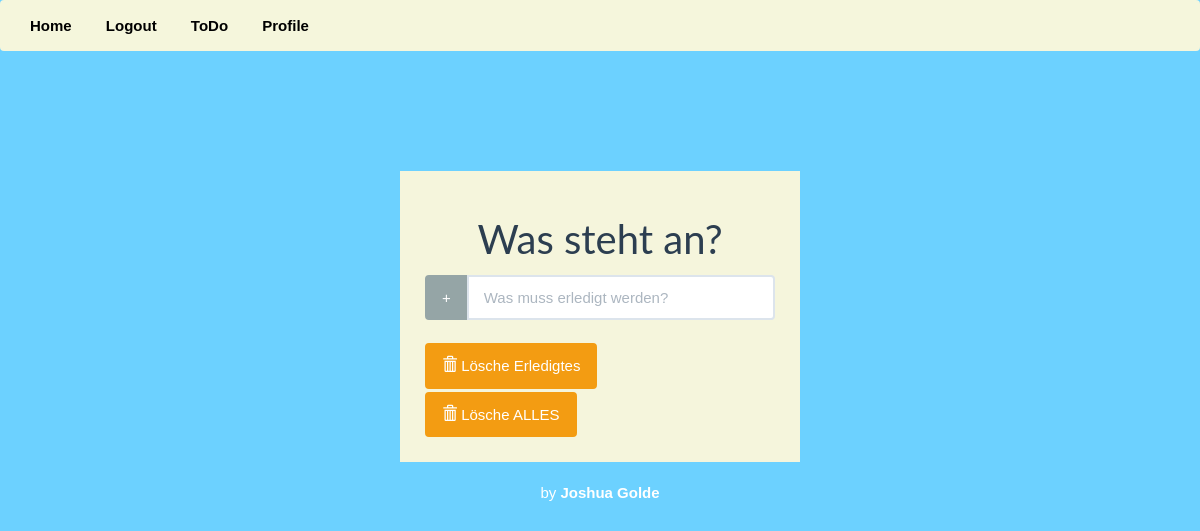
The page /todo/ (signed in) on the database as committed earlier.
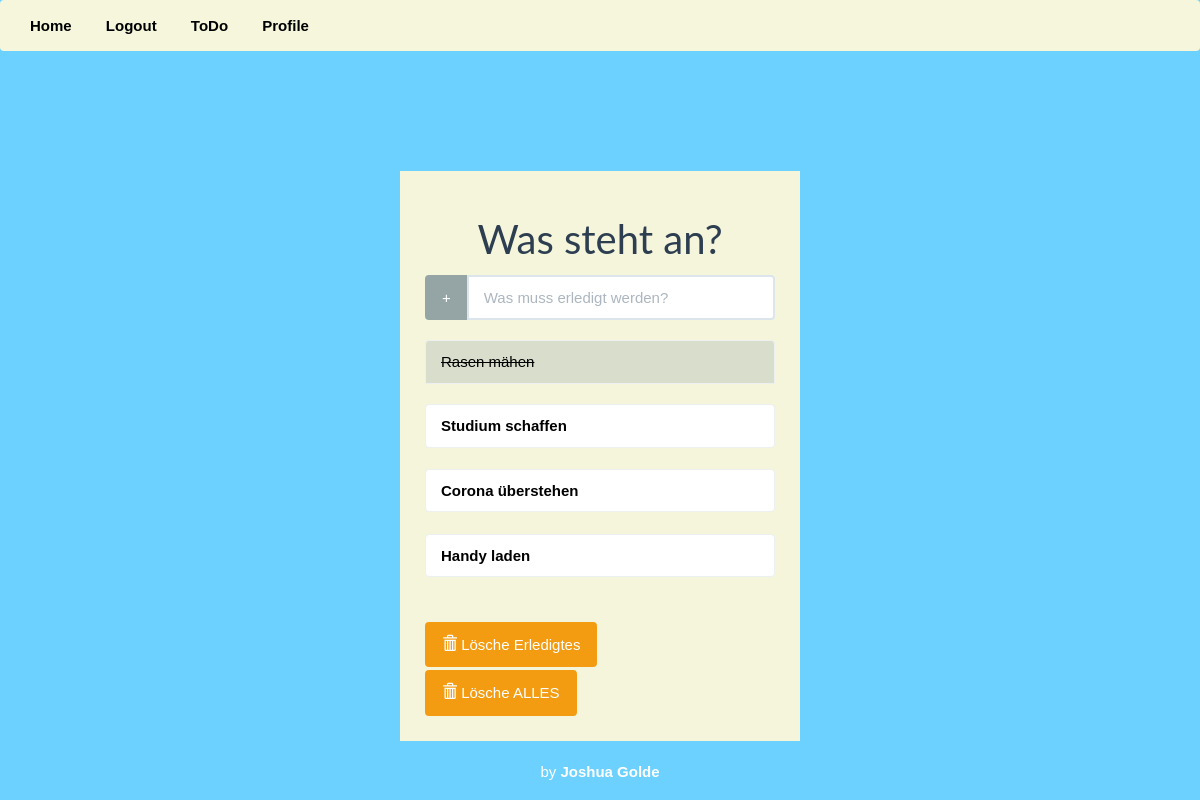
The same page on the database as committed later.
### todo/models.py (models this page shows, shortened)
class Todo(models.Model):
    text = models.CharField(max_length=60)
    complete = models.BooleanField(default=False)

### todo/views.py (the view)
# urls.py: path('', include('todo.urls')),
@login_required
def todo(request):
    todo_list = Todo.objects.order_by('id')
    form = TodoForm()
    context = {'todo_list' : todo_list, 'form' : form}
    return render(request, 'todo/todo.html', context)

### todo/forms.py
class TodoForm(forms.Form):
    text = forms.CharField(max_length=60,
        widget=forms.TextInput(
            attrs={'class' : 'form-control', 'placeholder' : 'Was muss erledigt werden?', 'aria-label' : 'Todo', 'aria-describedby' : 'add-btn'}))

### todo/templates/todo/todo.html (shortened to what this page needs)
{% load static %}
<!DOCTYPE html>
<html lang="de">
	<head>
		<link rel="stylesheet" href="{% static 'todo/bs/css/flatly.min.css' %}" />
		<link rel="stylesheet" href="{% static 'todo/styles.css' %}" />
	</head>
	<body>
		<div class ="navbar">
			<a class="nav-item nav-link" href="{% url 'welcome'%}">Home</a>
			{% if user.is_authenticated %}
				<a class="nav-item nav-link" href="{% url 'logout'%}">Logout</a>
				<a class="nav-item nav-link" href="{% url 'todo'%}">ToDo</a>
				<a class="nav-item nav-link" href="{% url 'profile'%}">Profile</a>
			{% else %}
				<a class="nav-item nav-link" href="{% url 'login'%}">Login</a>
				<a class="nav-item nav-link" href="{% url 'signup'%}">Sign up</a>
			{% endif %}
		</div>
		<div class="container-fluid" id="wrapper">
			<div class="row">
				<div class="col-lg-4 col-lg-offset-4" id="content">
					<h2>Was steht an?</h2>
					<form action="{% url 'add' %}" method="POST" role="form">
						<div class="form-group">
							<div class="input-group">
							  <span class="input-group-btn">
								  <button type="submit" class="btn btn-default" id="add-btn">+</button>
							  </span>
								{{ form.text }}
							</div>
						</div>
					</form>
					<ul class="list-group t20">
						{% for todo in todo_list %}
							{% if todo.complete %}
							<li class="list-group-item todo-completed">{{ todo.text }}</li>
							{% else %}
							<a href="{% url 'complete' todo.id %}"><li class="list-group-item">{{ todo.text }}</li></a>
							{% endif %}
						{% endfor %}
					</ul>
					<div class="row t10">
						<div class="col-lg-12">
							<div class="btn-toolbar">
								<div class="btn-group">
									<a href="{% url 'deletecomplete' %}"><button type="button" class="btn btn-warning">
										<i class="glyphicon glyphicon-trash"></i> Lösche Erledigtes
									</button></a>
								</div>
								<div class="btn-group">
									<a href="{% url 'deleteall' %}"><button type="button" class="btn btn-warning">
										<i class="glyphicon glyphicon-trash"></i> Lösche ALLES
									</button></a>
								</div>
							</div>
						</div>
					</div>
				</div>
			</div>
			<footer>
				<div class="row pad">
					<div class="col-lg-12 text-center">
						by <strong>Joshua Golde</strong>
					</div>
				</div>
			</footer>
		</div>
	</body>
</html>

### todo/static/todo/styles.css (style rules this page uses)
body { background: #6CD1FF; font-family: 'Arial', sans-serif; }
#wrapper { margin-top: 10% !important; }
#content { background: beige; padding: 25px; }
#content > h2 { font-size: 40px; text-align: center; padding-top: 0; }
.t10 { margin-top: 10px; }
.t20 { margin-top: 20px; }
.todo-completed { text-decoration: line-through; background: rgba(149, 165, 166, .3); }
footer { margin-top: 20px; color: white; }
.list-group-item { color: black; }
.navbar { background-color: #F5F6DC; padding: 15px; }

Rows that differ between the two databases and show on the page:
added Todo: text "Rasen mähen"
added Todo: text "Studium schaffen"
added Todo: text "Corona überstehen"
added Todo: text "Handy laden"
